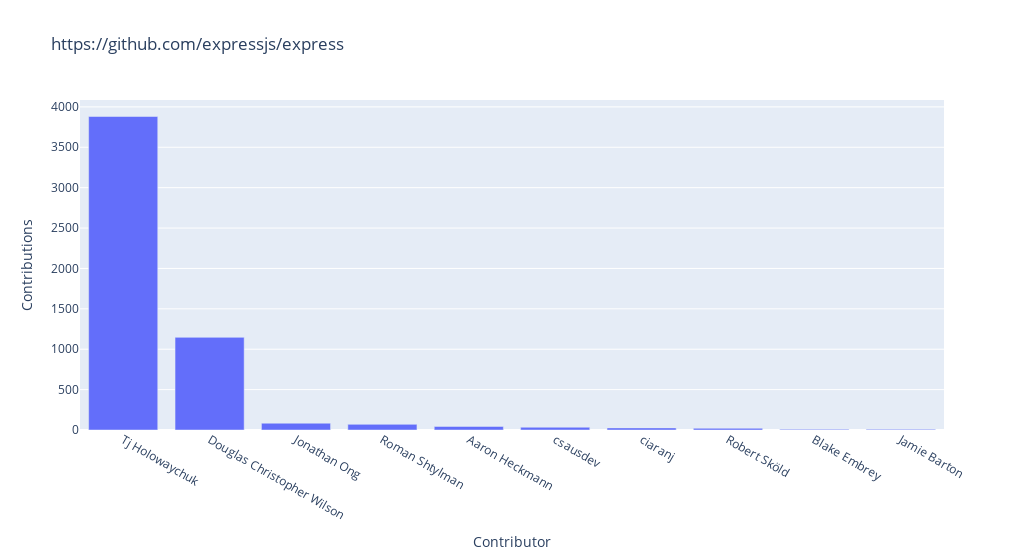

The notebook cell saved with this chart:
### Code cell
import plotly.express as px
fig = px.bar(x=df['name'].to_list(), y=df['contributions'].to_numpy(), title=repo, labels=dict(x="Contributor", y="Contributions"))
fig.update_layout(width=1024)
fig.show()

### Figure 1 — Plotly figure (JSON) as saved in the notebook; plotly's stock layout.template omitted (floating-point values rounded to 4 significant figures)
{"data": [{"alignmentgroup": "True", "hovertemplate": "Contributor=%{x}<br>Contributions=%{y}<extra></extra>", "legendgroup": "", "marker": {"color": "#636efa", "pattern": {"shape": ""}}, "name": "", "offsetgroup": "", "orientation": "v", "showlegend": false, "textposition": "auto", "type": "bar", "x": ["Tj Holowaychuk", "Douglas Christopher Wilson", "Jonathan Ong", "Roman Shtylman", "Aaron Heckmann", "csausdev", "ciaranj", "Robert Sköld", "Blake Embrey", "Jamie Barton"], "xaxis": "x", "y": [3881, 1147, 84, 70, 44, 34, 26, 21, 8, 8], "yaxis": "y"}], "layout": {"barmode": "relative", "legend": {"tracegroupgap": 0}, "title": {"text": "https://github.com/expressjs/express"}, "width": 1024, "xaxis": {"anchor": "y", "domain": [0, 1], "title": {"text": "Contributor"}}, "yaxis": {"anchor": "x", "domain": [0, 1], "title": {"text": "Contributions"}}}}
